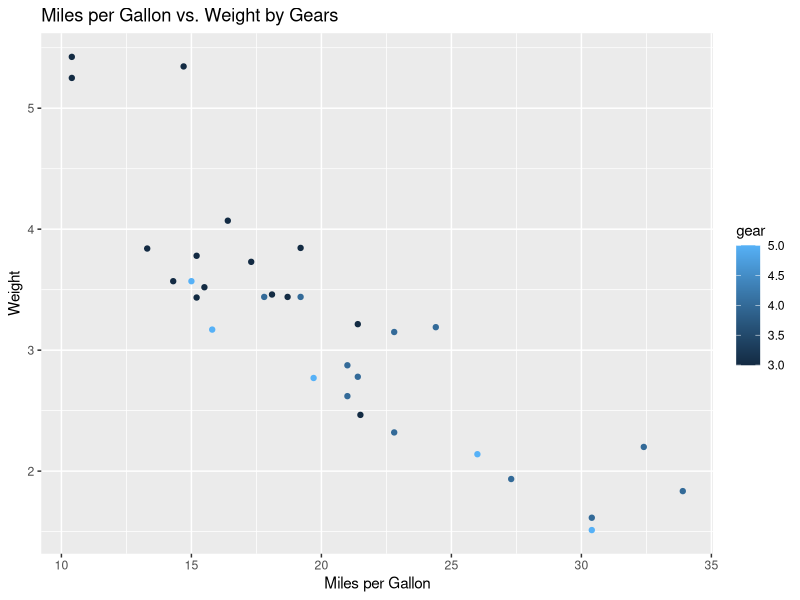
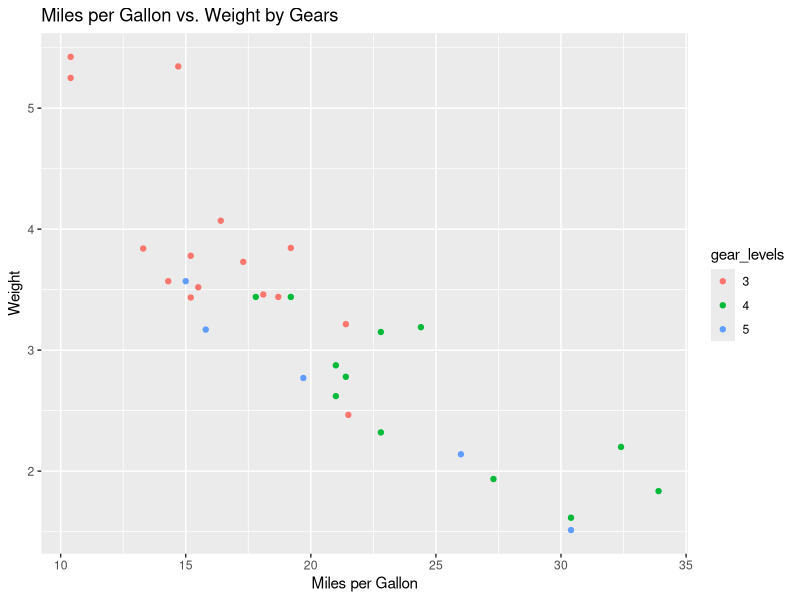

Reproduce these figures in R, in order.
#' The following script shows the fundamental issue when dealing with factors in
#' R.
#'
#' The main issue is that when factors are stored as integers, and if the
#' integers are not mapped to the levels of the factor, the interpretation
#' becomes worse in visualization. This is because ggplot2 will treat the
#' integers as continuous variables, and will not map them to the levels of the
#' factor. This can be seen in the example below.

#' Load the ggplot2 package.
library(ggplot2)

#' Load the mtcars dataset
data(mtcars)

#' Create a scatter plot of mpg vs. wt, with color mapped to gear
ggplot(mtcars, aes(x = mpg, y = wt, color = gear)) +
  geom_point() +
  labs(
    title = "Miles per Gallon vs. Weight by Gears",
    x = "Miles per Gallon",
    y = "Weight"
  )

#' Note how the colors are not what we would expect. A car does not have 3.5
#' gears, for instance, and a continuous scale is therefore not appropriate.
#' This is because the gear variable is not a factor by default, and ggplot2
#' treats it as a continuous variable.

#' Let us try again with the gear variable as a factor.

#' Create a new column 'gears_levels' that contains the gears variable as a
#' factor. This will allow ggplot2 to treat the variable as a factor, and map
#' the colors to the levels of the factor.
mtcars$gear_levels <- factor(mtcars$gear)

#' Create a scatter plot of mpg vs. wt, with color mapped to gears_levels
ggplot(mtcars, aes(x = mpg, y = wt, color = gear_levels)) +
  geom_point() +
  labs(title = "Miles per Gallon vs. Weight by Gears", x = "Miles per Gallon", y = "Weight")

#' Now we have three distinct levels of the gears, as we would expect in
#' reality. This is because the gear variable is now treated as a factor, and
#' ggplot2 maps the colors to the levels of the factor.
#'
#' In conclusion, when dealing with factors in R, it is important to ensure that
#' they are treated as factors and not as integers, to avoid misinterpretation
#' in visualization.
#'
#' The safest way to ensure that a variable is treated as a factor is to
#' explicitly convert it using the factor() function. This will ensure that the
#' variable is stored as a factor and not as an integer.
#'
#' Prudent pre-processing of data is essential to avoid misinterpretation in
#' visualization.
